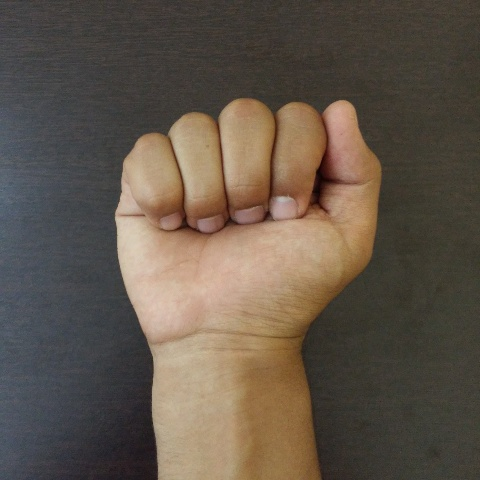
#> input picture relatorio6/alphabet/a0.jpg, 480 x 480 px
$ python atividade.py   (older library calls are emulated)
#> lines starting #> are read from the running program, lines starting #| are printed output that depends on the picture; after the words box and inside, x2 and y2 are one past the last pixel; in counts of white or black regions, pixels touching at a corner belong together
### relatorio6/classifier.py
# Estratégia: usar KNN. Se tiver mt lento, usar SVM.
from sklearn import svm
from sklearn.neighbors import KNeighborsClassifier
from sklearn.neural_network import MLPClassifier

class LetterClassifier(object):
    trained = False

    def __init__(self, type='svm'):
#> in trainClassifier, img is the input picture: shape (480, 480, 3); mean B, G, R 74, 86.4, 98
        super(LetterClassifier, self).__init__()

        if (type == 'knn'):
            self.classifier = KNeighborsClassifier()
        elif (type == 'mlp'):
            self.classifier = MLPClassifier(hidden_layer_sizes=(3, 10, 10),
                                            max_iter=1500)
        else:
            self.classifier = svm.SVC(kernel='linear', probability=True)

    # [9 lines left out: functions train, predict, not called in this run]

### relatorio6/atividade.py
# -*- coding: utf-8 -*-
import cv2
import numpy as np
import pandas as pd
from mahotas.features import zernike_moments
from sklearn.decomposition import PCA
from string import ascii_lowercase
import seaborn as sns
import matplotlib.pyplot as plt

from classifier import LetterClassifier

# Iniciando Classificador
LC = LetterClassifier(type='svm')

pca = PCA(n_components=0.9)

def writeLetter(letter, frame):
    font = cv2.FONT_HERSHEY_SIMPLEX
    (text_width, text_height) = cv2.getTextSize(letter, font, 6, thickness=1)[0]
    text_offset_x = 10
    text_offset_y = frame.shape[0] - 25
    box_coords = ((text_offset_x, text_offset_y), (text_offset_x + text_width - 2, text_offset_y - text_height - 2))

    cv2.rectangle(frame, box_coords[0], box_coords[1], (0,0,0), cv2.FILLED)
    cv2.putText(frame, letter, (text_offset_x, text_offset_y), font, 6, (255,255,255), 3)
    return

def treatImage(frame):
    frame = cv2.resize(frame, (240, 240))

    # aplica filtro gaussiano e coloca imagem preto e branco
    img_grey = cv2.cvtColor(frame, cv2.COLOR_BGR2GRAY)
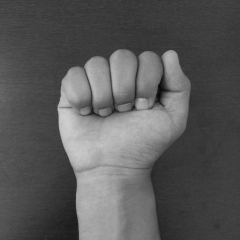
#> img_grey: shape (240, 240); min 9, max 207, mean 88.6
    img_grey = cv2.GaussianBlur(img_grey, (5,5), 0)

    # aplica otsu para binarizar
    ret, img_grey = cv2.threshold(img_grey, 0, 255, cv2.THRESH_BINARY + cv2.THRESH_OTSU)
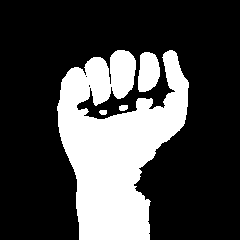
#> img_grey: shape (240, 240); 27.5% white; 4 white regions
#> ret = 108

    #tira o contorno da imagem
    contours, heirarchy = cv2.findContours(img_grey, cv2.RETR_TREE, cv2.CHAIN_APPROX_SIMPLE)
#> contours = 6 contours, 2 with area under 20; largest, box (x1, y1, x2, y2) and area: (57, 50, 189, 240) 14611, (138, 52, 160, 92) 656, (119, 105, 128, 111) 35, (99, 110, 107, 115) 25
    borderImg = np.zeros((240, 240, 3), np.uint8)
    cv2.drawContours(borderImg, contours, -1, (125, 125, 0), 1)
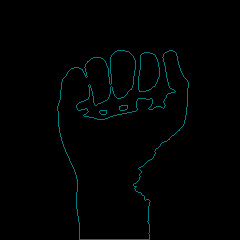
#> borderImg: shape (240, 240, 3); mean of channels 0, 1, 2 2.3, 2.3, 0; drawn as B, G, R
    borderGrey = cv2.cvtColor(borderImg, cv2.COLOR_BGR2GRAY)
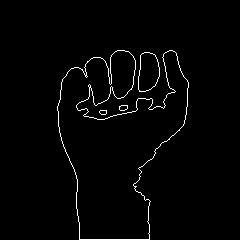
#> borderGrey: shape (240, 240); values 0 (black) and 88 (white), 1.8% white in thin lines or dots, all inside (x1, y1, x2, y2) = (57, 50, 189, 240)

    # Calculate Moments
    moment = cv2.moments(borderGrey)
#> moment = moments, m00 91784, centre m10/m00, m01/m00 = (121.6, 119.5)

    # Calculate Hu Moments
    huMoments = cv2.HuMoments(moment)
#> huMoments = [0.049, 0.000446, 4.06e-05, 3.28e-05, 1.2e-09, 6.72e-07, -6.86e-11]
#> (the call stopped at in treatImage, `zeMoments = zernike_moments(borderGrey, radius=20)`: mahotas is not available in this run)

    # Calcula momento de Zernike
    zeMoments = zernike_moments(borderGrey, radius=20)

    # cv2.imshow("Imagem capturada", img_grey)
    # cv2.waitKey(0)

    return huMoments + zeMoments

def videoLive():
    cap = cv2.VideoCapture(0)
    framerate = cap.get(cv2.CAP_PROP_FPS)
    framecount = 0

    frameData = list()

    while(1):
        ret, frame=cap.read()
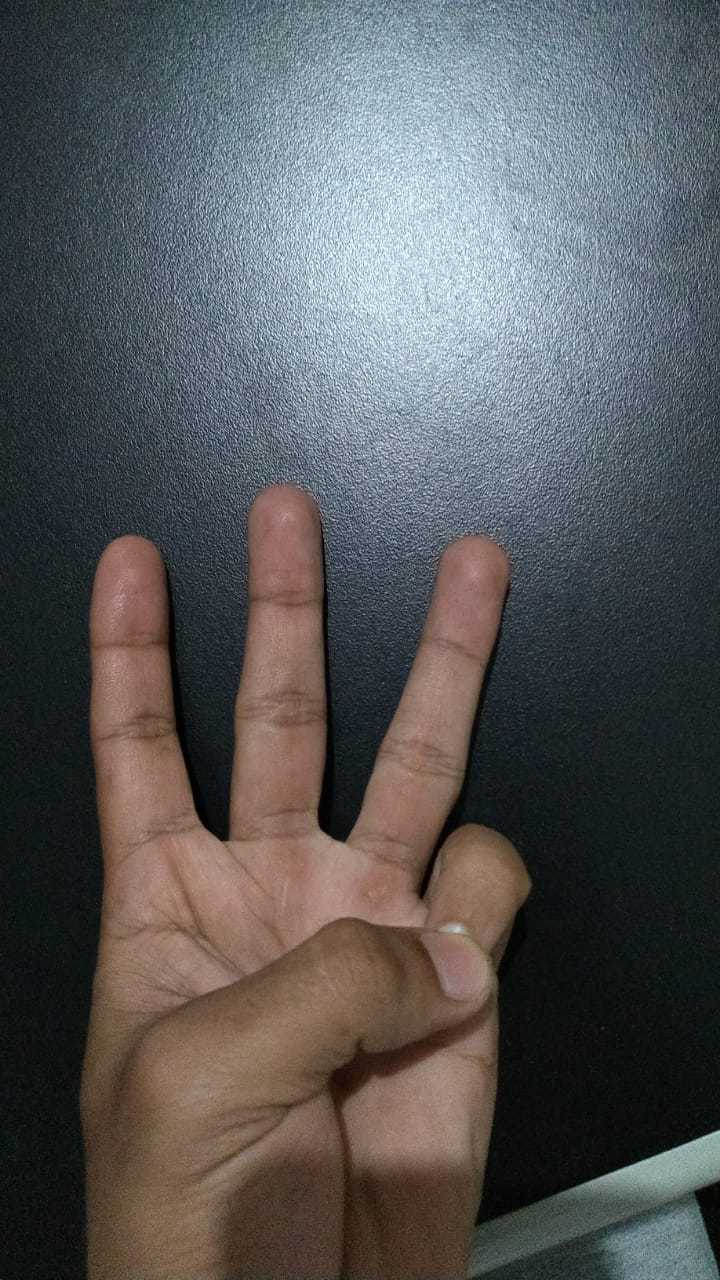
#> input picture relatorio6/images/2.jpg, 720 x 1280 px, given in place of the camera
#> frame is the input picture: shape (1280, 720, 3); mean B, G, R 88.8, 87.7, 87.9
        frame = cv2.flip(frame, 1)
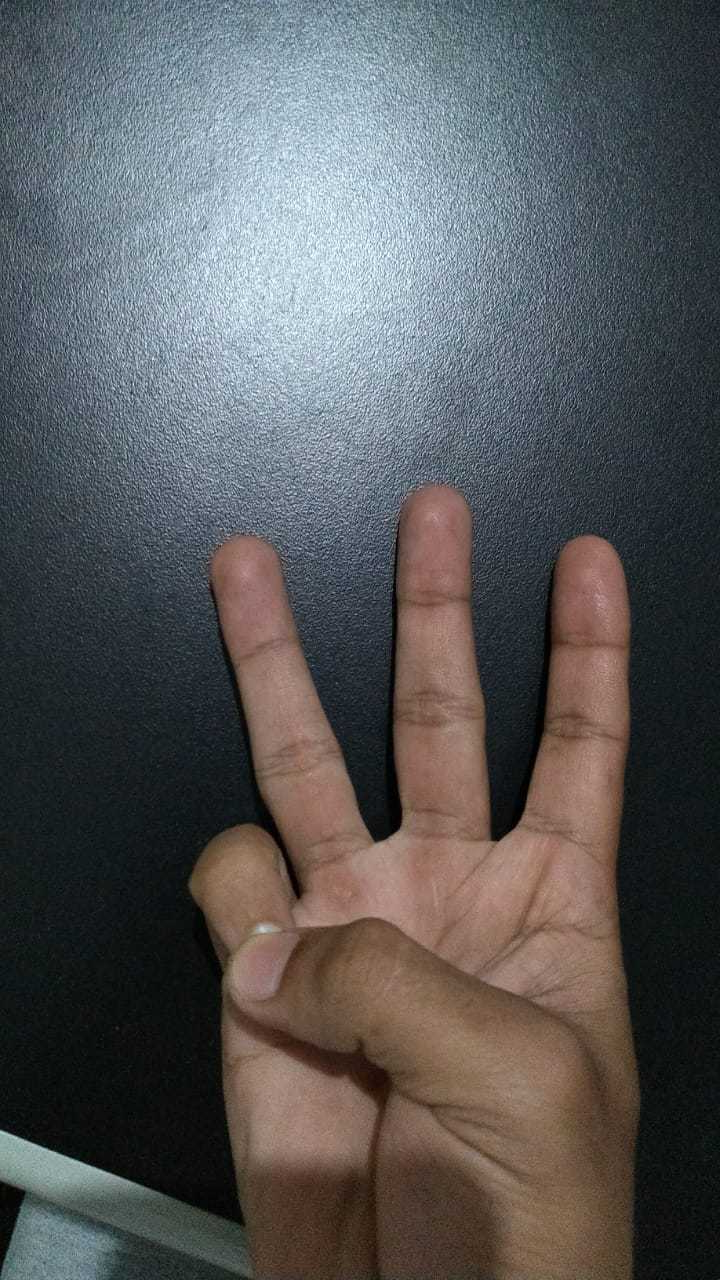
#> frame: shape (1280, 720, 3); mean B, G, R 88.8, 87.7, 87.9
        framecount += 1

        # Check if this is the frame closest to 5 seconds
        if framecount == (framerate * 5):
             framecount = 0
             letter = predictLetter(frame)
             writeLetter(letter.upper(), frame)
             cv2.imshow('Imagem capturada', frame)

        k = cv2.waitKey(5) & 0xFF
#> (key Esc is pressed here)
        if k == 27:
            break

    cap.release()
    cv2.destroyAllWindows()

def applyPCA(data):
    # print('PRE-PCA: ', len(data), len(data[0]))
    data = pca.fit_transform(data)
    # [4 lines of commented-out code are left out]
    return data

def trainClassifier():
    dfData = list()
    nComp = 0

    for letter in ascii_lowercase:
        for i in range(10):
            # Abre a imagem
            imgPath = 'alphabet/{}{}.jpg'.format(letter, i)
            img = cv2.imread(imgPath)

            # Extrai os dados do momento
            data = treatImage(img).ravel().tolist()
            data.insert(0, letter)
            dfData.append(data)

    # Treina a pca a PCA
    dataWithoutLetter = list(map(lambda d: d[1:], dfData))
    data = pca.fit_transform(dataWithoutLetter).tolist()
    nComp = len(data[0])

    columns = ['c{}'.format(i) for i in range(nComp)]
    columns.insert(0, 'letter')

    for i in range(len(dfData)):
        data[i].insert(0, dfData[i][0])

    df = pd.DataFrame(data, columns=columns).fillna(0)

    print(df.info())
    print(df.head(2))

    # Dados pra treinamento
    x = df.drop('letter', axis=1)
    y = df['letter']

    # sns.set(style='ticks')
    # sns.pairplot(df, hue='letter')

    # Treina o classificador
    LC.train(x, y, nComp)

def predictLetter(img):
    l = list()
    data = treatImage(img).ravel().tolist()
    l.append(data)
    data = pca.transform(l).tolist()

    columns = ['c{}'.format(i) for i in range(LC.n)]
    df = pd.DataFrame(data, columns=columns).fillna(0)

    prediction = LC.predict(df)
    print(prediction[0], end=', ')

    return prediction[0]

if __name__ == '__main__':
    trainClassifier()

    # [6 lines of commented-out code are left out]
    videoLive()
